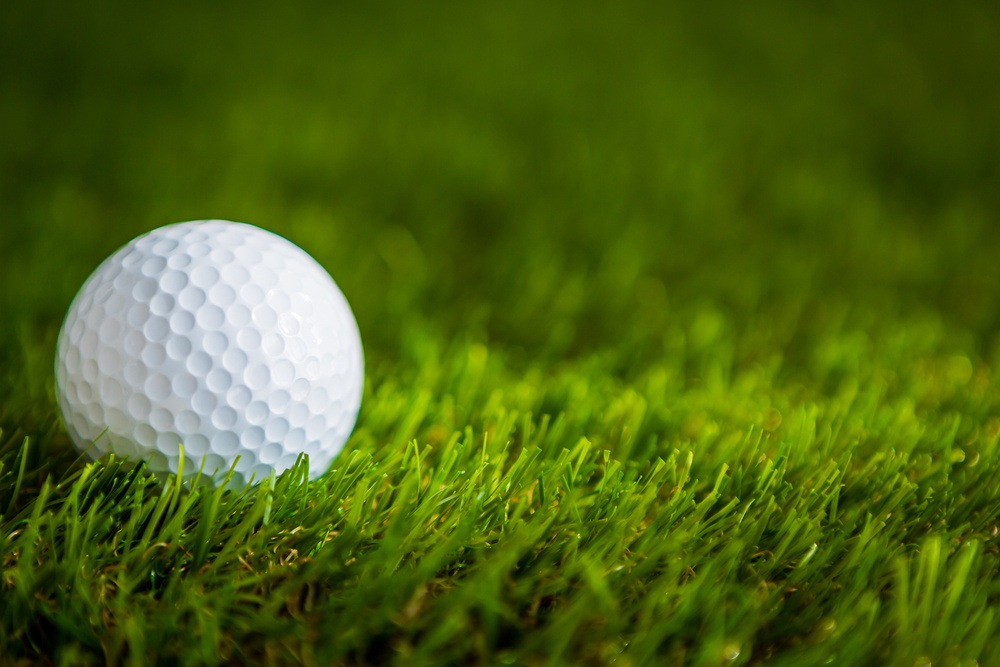
#> input picture Image Processing/samples/golf_ball.jpg, 1000 x 667 px, shrunk from 1600 x 1067 before the run
$ jupyter execute 'practice during meeting.ipynb'   (shell and % lines are left out)
#> lines starting #> are read from the running program, lines starting #| are printed output that depends on the picture; after the words box and inside, x2 and y2 are one past the last pixel; in counts of white or black regions, pixels touching at a corner belong together
[cell 1]
import cv2
import numpy as np
import matplotlib.pyplot as plt

[cell 2]
img = cv2.imread('samples/golf_ball.jpg')
#> img is the input picture: shape (667, 1000, 3); mean B, G, R 21.1, 97.6, 76.2

[cell 3]
#cv.imshow('my image',img)
img = cv2.cvtColor(img,cv2.COLOR_BGR2RGB)
plt.imshow(img)

[cell 4]
img=cv2.rectangle(img,(100,100),(600,600),(255,0,0),5)
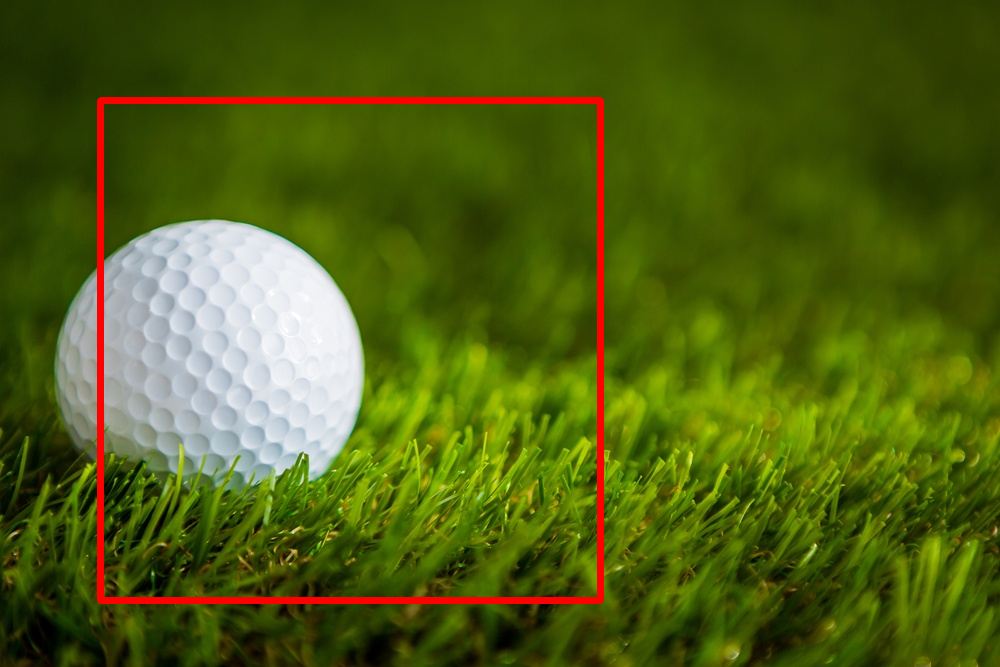
#> img: shape (667, 1000, 3); mean R, G, B 80.1, 95.7, 20.8
plt.imshow(img)

[cell 5]
gray = cv2.cvtColor(img,cv2.COLOR_RGB2GRAY)
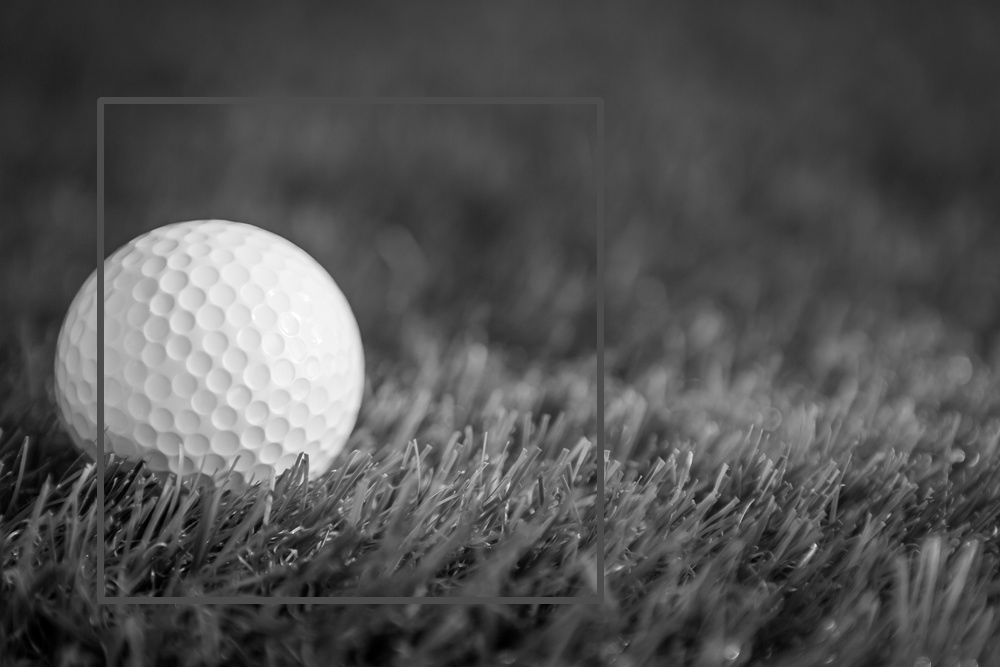
#> gray: shape (667, 1000); min 0, max 255, mean 82.5
plt.imshow(gray,cmap='gray')

[cell 6]
blur = cv2.GaussianBlur(img,(3,3),0)

[cell 7]
fig,ax=plt.subplots(1,2,figsize=(20, 20))
ax[0].imshow(img)
ax[1].imshow(blur)
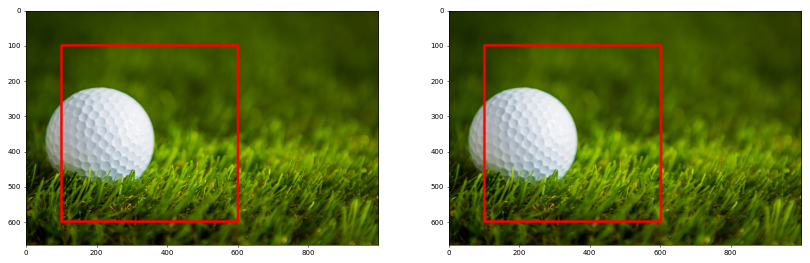
#> figure drawn by matplotlib, 2 panels

[cell 8]
gray = cv2.cvtColor(img,cv2.COLOR_RGB2GRAY)
gray_blur = cv2.cvtColor(blur,cv2.COLOR_RGB2GRAY)

[cell 9]
edge1 = cv2.Canny(gray,100,200)
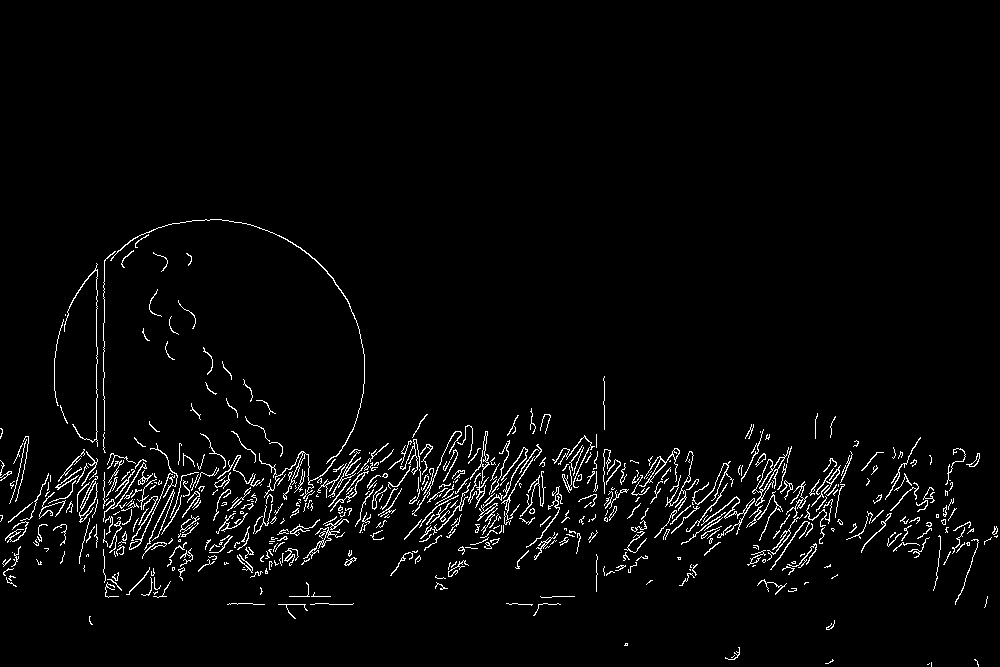
#> edge1: shape (667, 1000); 3% white in thin lines or dots, all inside (x1, y1, x2, y2) = (0, 219, 998, 667)
edge_blur = cv2.Canny(gray_blur,100,200)
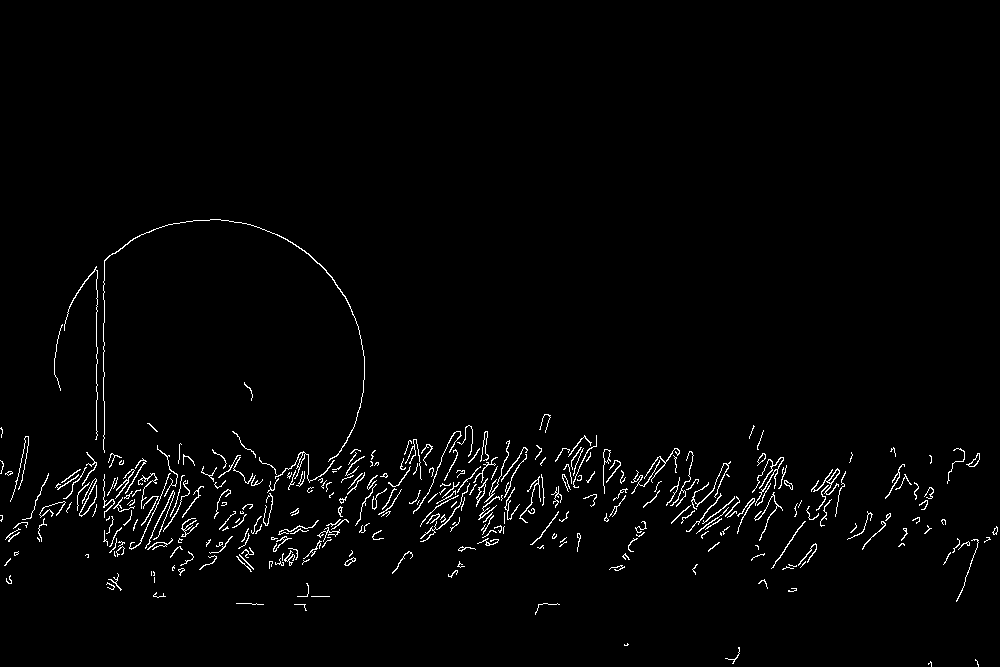
#> edge_blur: shape (667, 1000); 1.9% white in thin lines or dots, all inside (x1, y1, x2, y2) = (0, 219, 998, 667)

[cell 10]
fig,ax=plt.subplots(1,2,figsize=(20, 20))

ax[0].imshow(edge1,cmap='gray')
ax[1].imshow(edge_blur,cmap='gray')

[cell 11]
# Detect ball via color


min_range = np.array([200,0,0],dtype='uint8')
max_range = np.array([255,30,30],dtype='uint8')
print(min_range)
mask = cv2.inRange(blur, min_range, max_range)
#> mask: shape (667, 1000); 2% white; 1 white region, box (x1, y1, x2, y2) and area: (97, 97, 604, 604) 13146

[cell 12]
plt.imshow(mask,cmap='gray')

[cell 13]
output = cv2.bitwise_and(img, img, mask=mask)
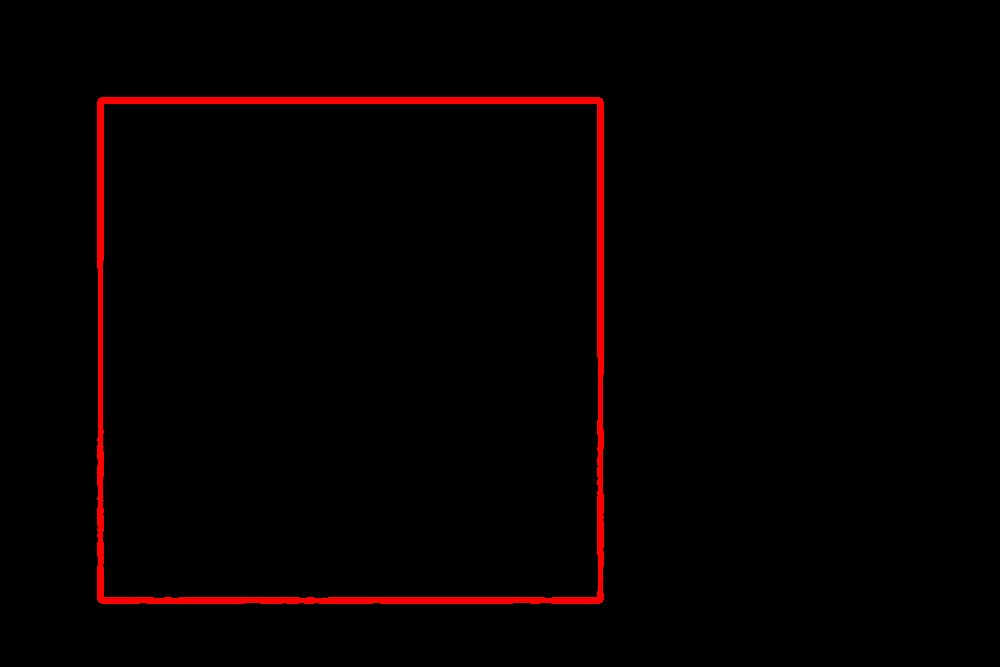
#> output: shape (667, 1000, 3); mean R, G, B 5, 0, 0
plt.imshow(output)

[cell 14]
circles = cv2.HoughCircles(gray, cv2.HOUGH_GRADIENT, 1.25, 100)
#> circles = 31 rows, first 8: [210.6, 371.9, 153], [379.4, 313.1, 283.6], [441.9, 220.6, 345.8], [544.4, 244.4, 351.2], [314.4, 170.6, 380.9], [345.6, 410.6, 185.2], [266.9, 266.9, 327], [529.4, 361.9, 242.6]
print(len(circles[0]))
#| 31
# ensure at least some circles were found
img_show = img.copy()
if circles is not None:
	# convert the (x, y) coordinates and radius of the circles to integers
	circles = np.round(circles[0, :]).astype("int")
#> circles = 31 rows, first 8: [211, 372, 153], [379, 313, 284], [442, 221, 346], [544, 244, 351], [314, 171, 381], [346, 411, 185], [267, 267, 327], [529, 362, 243]
	# loop over the (x, y) coordinates and radius of the circles
	for (x, y, r) in circles:
		# draw the circle in the output image, then draw a rectangle
		# corresponding to the center of the circle
		cv2.circle(img_show, (x, y), r, (255, 250, 102), 5)
		cv2.rectangle(img_show, (x - 5, y - 5), (x + 5, y + 5), (0, 128, 255), -1)
#> this loop made 31 passes
#> (x, y, r) on passes 1 to 12: (211, 372, 153), (379, 313, 284), (442, 221, 346), (544, 244, 351), (314, 171, 381), (346, 411, 185), (267, 267, 327), (529, 362, 243), (511, 654, 223), (679, 403, 179), (627, 662, 201), (139, 169, 370)
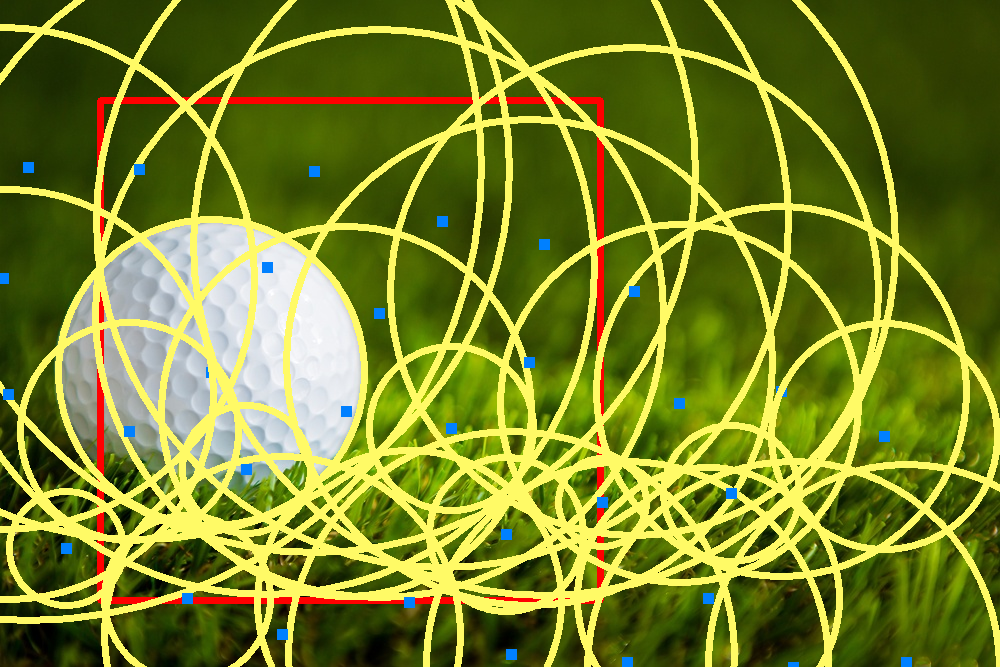
#> img_show: shape (667, 1000, 3); mean R, G, B 118.6, 130.5, 40.5
